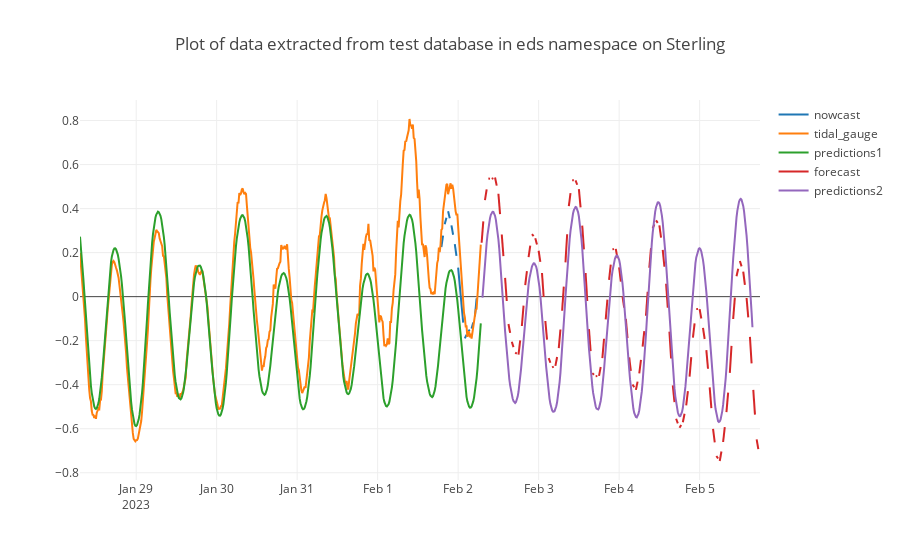

The notebook cell saved with this chart:
### Code cell
// Plot results using plotly
var layout = {title: "Plot of data extracted from test database in eds namespace on Sterling"};
Plotly(dataout, layout);

### Figure 1 — Plotly figure (JSON) as saved in the notebook; plotly's stock layout.template omitted (floating-point values rounded to 4 significant figures; data arrays with more than 128 entries replaced by an {"elided": "..."} marker saying what was removed)
{"data": [{"mode": "lines", "name": "nowcast", "x": ["2023-02-01T19:00:00Z", "2023-02-01T19:15:00Z", "2023-02-01T19:30:00Z", "2023-02-01T19:45:00Z", "2023-02-01T20:00:00Z", "2023-02-01T20:15:00Z", "2023-02-01T20:30:00Z", "2023-02-01T20:45:00Z", "2023-02-01T21:00:00Z", "2023-02-01T21:15:00Z", "2023-02-01T21:30:00Z", "2023-02-01T21:45:00Z", "2023-02-01T22:00:00Z", "2023-02-01T22:15:00Z", "2023-02-01T22:30:00Z", "2023-02-01T22:45:00Z", "2023-02-01T23:00:00Z", "2023-02-01T23:15:00Z", "2023-02-01T23:30:00Z", "2023-02-01T23:45:00Z", "2023-02-02T00:00:00Z", "2023-02-02T01:00:00Z", "2023-02-02T01:15:00Z", "2023-02-02T01:30:00Z", "2023-02-02T01:45:00Z", "2023-02-02T02:00:00Z", "2023-02-02T02:15:00Z", "2023-02-02T02:30:00Z", "2023-02-02T02:45:00Z", "2023-02-02T03:00:00Z", "2023-02-02T03:15:00Z", "2023-02-02T03:30:00Z", "2023-02-02T03:45:00Z", "2023-02-02T04:00:00Z", "2023-02-02T04:15:00Z", "2023-02-02T04:30:00Z", "2023-02-02T04:45:00Z", "2023-02-02T05:00:00Z", "2023-02-02T05:15:00Z", "2023-02-02T05:30:00Z", "2023-02-02T05:45:00Z", "2023-02-02T06:00:00Z"], "y": [0.2255, 0.2512, 0.2769, null, 0.3283, 0.3433, 0.3582, null, 0.3881, 0.372, 0.3559, null, 0.3236, 0.3025, 0.2813, null, 0.2389, 0.2122, 0.1854, null, 0.132, -0.0459, -0.08176, -0.1176, null, -0.1893, -0.1811, -0.1728, null, -0.1562, -0.1535, -0.1507, null, -0.1453, -0.1315, -0.1176, null, -0.09002, -0.04861, -0.007189, null, 0.07564]}, {"mode": "lines", "name": "tidal_gauge", "x": {"elided": "479 str values"}, "y": {"elided": "479 float values"}}, {"mode": "lines", "name": "predictions1", "x": {"elided": "479 str values"}, "y": {"elided": "479 float values"}}, {"mode": "lines", "name": "forecast", "x": {"elided": "333 str values"}, "y": {"elided": "333 float values"}}, {"mode": "lines", "name": "predictions2", "x": {"elided": "323 str values"}, "y": {"elided": "323 float values"}}], "layout": {"title": "Plot of data extracted from test database in eds namespace on Sterling"}}
